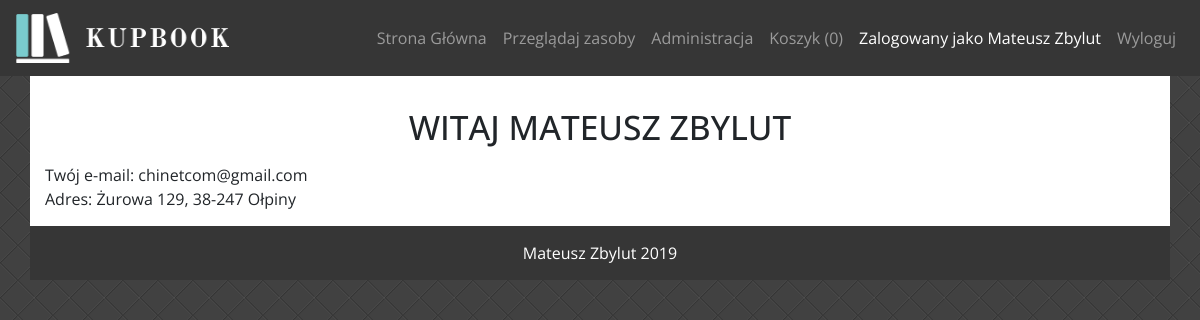
Before: /profile.php (signed in) with the older database file.
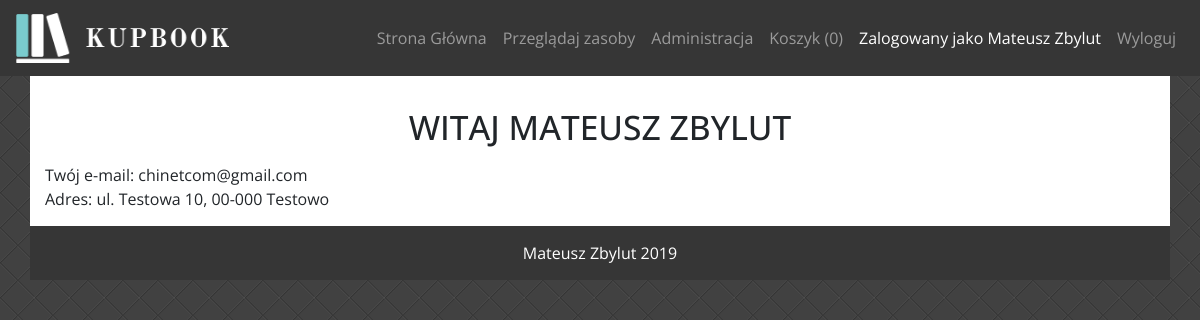
After: the same page with the newer database file.
### tables this page shows
CREATE TABLE `Clients` (
  `ID` int(11) NOT NULL,
  `name` varchar(30) NOT NULL,
  `last_name` varchar(30) NOT NULL,
  `address` varchar(255) NOT NULL,
  `user_id` int(11) NOT NULL
);

### profile.php (the view, shortened to what this page needs)
<?php
require 'model.php';
if ($query = $con->prepare('SELECT `address` FROM `Clients` WHERE `user_id` =  (?)')) {
    $query->bind_param('i', $_SESSION['id']);
    $query->execute();
    $query->store_result();
    $query->bind_result($address);
} else {
    die("Wystąpił błąd");
}
require_once 'partials/header.php';
?>
<?php require_once 'partials/menu.php'; ?>
    <div class="container">
        <div class="row">
            <div class="col">
                <h1>Witaj <?php echo $_SESSION['name']; ?></h1>
            </div>
        </div>
        <div class="row">
            <div class="col">
                Twój e-mail: <?php echo $_SESSION['email']; ?> <br>
                Adres: <?php echo $address; ?>
            </div>
        </div>
    </div>
<?php require_once 'partials/footer.php'; ?>

### partials/header.php (shortened to what this page needs)
<!doctype html>
<html lang="pl">
<head>
    <link rel="stylesheet" href="asset/css/bootstrap.min.css">
    <link rel="stylesheet" href="asset/css/style.css">

### partials/menu.php (shortened to what this page needs)
</head>
<body>
<nav class="navbar navbar-expand-lg navbar-dark bg-36">
    <a class="navbar-brand" href="index.php">
        <img src="img/logo.png" alt="Logo">
    </a>
    <div class="collapse navbar-collapse justify-content-end" id="navbarNav">
        <ul class="navbar-nav">
            <li class="nav-item">
                <a class="nav-link" href="index.php">Strona Główna <span class="sr-only">(current)</span></a>
            </li>
            <li class="nav-item">
                <a class="nav-link" href="ksiazki.php">Przeglądaj zasoby</a>
            </li>
            <?php
            if ($_SESSION['role'] === 'admin') {
                echo "<li class='nav-item'>
                    <a class='nav-link' href='admin.php'>Administracja</a>
                </li>";
            }
            if ($_SESSION['loggedin']) {
                echo '
                        <li class="nav-item">
                        <a class="nav-link"  href="koszyk.php">Koszyk ('. sizeof($_SESSION['chart']) .')</a>
                        </li>
                           <li class="nav-item active">
                              <a class="nav-link" href="profile.php">Zalogowany jako ' . $_SESSION['name'] . '</a>
                          </li>
                          <li class="nav-item">
                              <a class="nav-link" href="logout.php">Wyloguj</a>
                          </li>';
            }
            ?>
        </ul>
    </div>
</nav>

### partials/footer.php (shortened to what this page needs)
<div class="container footer">
    <div class="row">
        <div class="col">
            Mateusz Zbylut 2019
        </div>
    </div>
</div>
</body>
</html>

### asset/css/style.css (style rules this page uses)
body { font-family: 'Open Sans', sans-serif; background: url("../../img/always_grey.png"); }
.bg-36 { background: #363636; }
.navbar-brand img { height: 50px; }
.container { background: #ffffff; padding: 15px; }
h1 { font-size: 2.1rem; text-transform: uppercase; text-align: center; margin: 2vh; }
.footer { background: #363636; color: #ffffff; text-align: center; }

Changed rows visible on the page:
changed clients: address "Żurowa 129, 38-247 Ołpiny" → "ul. Testowa 10, 00-000 Testowo"
